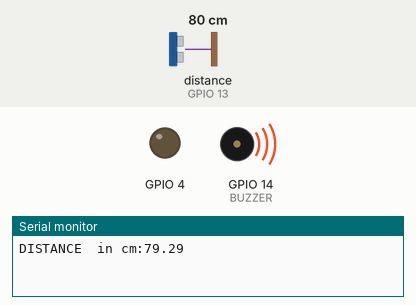
Simulated run of this sketch. Board: ESP32. Shown: output pins drawn as LEDs (lit = HIGH), buzzer (waves = sounding, pin HIGH), the last lines printed to the serial monitor. Wiring (inferred from the names in the program): ultrasonic range finder: trigger GPIO 12; echo GPIO 13. The test bench sets the inputs (shaded band); at power-on: distance to the obstacle (sensor on GPIO 13) 80 cm. The echo pulse lasts 58.3 µs per cm; WiFi joins after 1.5 s; servers stay silent unless stated; pins used as bus, display or sensor lines are not drawn.

Above: at 2.9 s.
At 6.5 s:
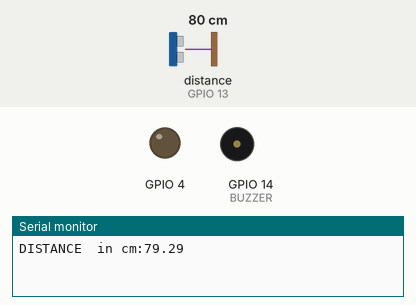
6.6 s: distance to the obstacle (sensor on GPIO 13) set to 35 cm
At 9.2 s:
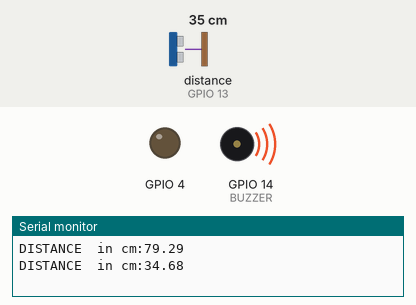
Timing chart, 0 to 16.1 s (numbered marks = the images above; inputs shaded):
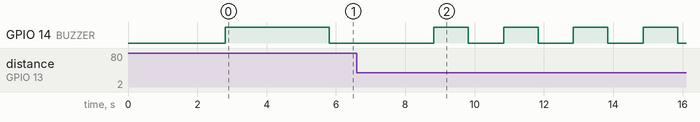

Measured:
- by itself, GPIO 14 (BUZZER): alternates HIGH for 1.0 s and LOW for 1.0 s

The sketch:

ultrasonic_iot.ino
```cpp
#define BLYNK_PRINT Serial
#define BLYNK_TEMPLATE_ID "TMPL3GIsTCbVL"
#define BLYNK_TEMPLATE_NAME "ultrasonic sensor"
#define BLYNK_AUTH_TOKEN "gcsa7hxQ3CTP2pNj_WHt3pF1RhZYJ0aX"
#include <WiFi.h>
#include <WiFiClient.h>
#include <BlynkSimpleEsp32.h>
#define TRIG 12
#define ECHO 13
long int duration;
float distance =0 ;

char auth[] = BLYNK_AUTH_TOKEN;
char ssid[] = "Redmi 9";
char pass[] = "12345678";
BlynkTimer timer;

#define BUZZER 14
void setup() {
  // put your setup code here, to run once:
  Serial.begin(115200);
  pinMode(BUZZER,OUTPUT);
   pinMode(TRIG,OUTPUT);
  pinMode(ECHO,INPUT);
  pinMode(4,OUTPUT);
  Blynk.begin(BLYNK_AUTH_TOKEN, ssid, pass);
  timer.setInterval(1000L, sendSensor);
}

void loop() {
  // put your main code here, to run repeatedly:
  Blynk.run();
  timer.run();
}

void sendSensor()
{
   digitalWrite(TRIG,LOW);
  delayMicroseconds(5);
  digitalWrite(TRIG,HIGH);
  delayMicroseconds(10);
  digitalWrite(TRIG,LOW);
  duration=pulseIn(ECHO,HIGH);
  distance=0.034*(duration/2);
  Serial.print("DISTANCE  in cm:");
  Serial.println(distance);
  if(distance<20)
  {
    digitalWrite(14,HIGH);
    delay(100);
    digitalWrite(14,LOW);
    delay(100);
  }
  else if(distance >20&&distance<60)
  {
    digitalWrite(14,HIGH);
    delay(1000);
    digitalWrite(14,LOW);
    delay(1000);
  }
  else if(distance >60&&distance<100)
  {
    digitalWrite(14,HIGH);
    delay(3000);
    digitalWrite(14,LOW);
    delay(3000);
  }
  else
  {
    digitalWrite(14,LOW);
  }
  delay(10);
  Blynk.virtualWrite(V0,TRIG);
  Blynk.virtualWrite(V1,ECHO);
}

BLYNK_WRITE(V2)
{
  int value = param.asInt();
  Blynk.virtualWrite(V2,value);
  if(value==1){
    digitalWrite(BUZZER,HIGH);
  }
  else
  {
    digitalWrite(BUZZER,LOW);
  }
}
```
